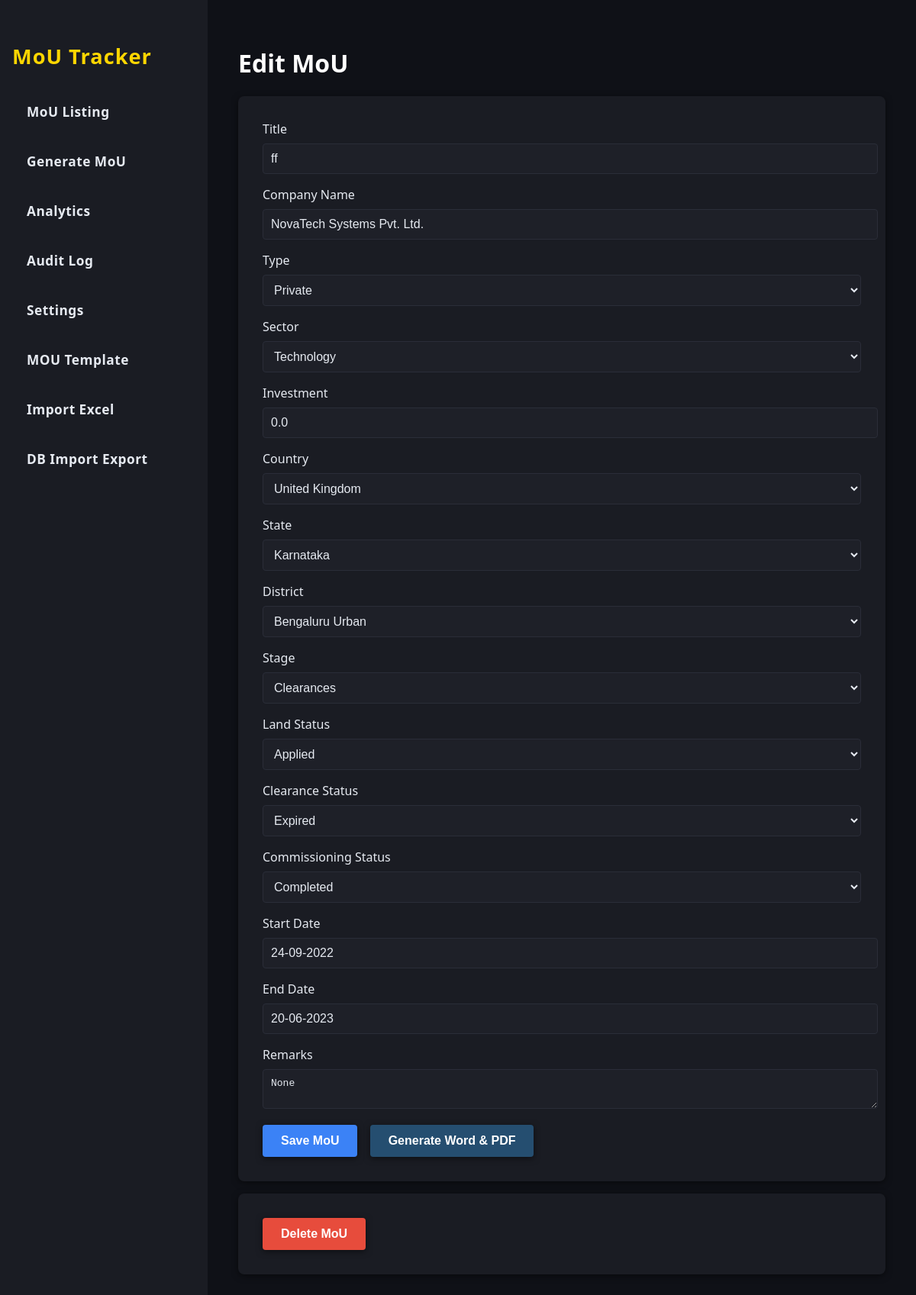
The page /mou/6/edit on the database its author committed.
### Moutracker.py (models this page shows)
class MoU(db.Model):
    id = db.Column(db.Integer, primary_key=True)
    title = db.Column(db.String(120), nullable=False)  # New column for Title
    start_date = db.Column(db.Date, nullable=False)
    end_date = db.Column(db.Date, nullable=False)
    company_name = db.Column(db.String(120), nullable=False)
    type_id = db.Column(db.Integer, db.ForeignKey('master_value.id'))
    sector_id = db.Column(db.Integer, db.ForeignKey('master_value.id'))
    investment = db.Column(db.Float, nullable=False)
    country_id = db.Column(db.Integer, db.ForeignKey('master_value.id'))
    state_id = db.Column(db.Integer, db.ForeignKey('master_value.id'))
    district_id = db.Column(db.Integer, db.ForeignKey('master_value.id'))
    stage_id = db.Column(db.Integer, db.ForeignKey('master_value.id'))
    land_status_id = db.Column(db.Integer, db.ForeignKey('master_value.id'))
    clearance_status_id = db.Column(db.Integer, db.ForeignKey('master_value.id'))
    commissioning_status_id = db.Column(db.Integer, db.ForeignKey('master_value.id'))
    remarks = db.Column(db.Text)
    type = db.relationship('MasterValue', foreign_keys=[type_id])
    sector = db.relationship('MasterValue', foreign_keys=[sector_id])
    country = db.relationship('MasterValue', foreign_keys=[country_id])
    state = db.relationship('MasterValue', foreign_keys=[state_id])
    district = db.relationship('MasterValue', foreign_keys=[district_id])
    stage = db.relationship('MasterValue', foreign_keys=[stage_id])
    land_status = db.relationship('MasterValue', foreign_keys=[land_status_id])
    clearance_status = db.relationship('MasterValue', foreign_keys=[clearance_status_id])
    commissioning_status = db.relationship('MasterValue', foreign_keys=[commissioning_status_id])

class MasterValue(db.Model):
    id = db.Column(db.Integer, primary_key=True)
    name = db.Column(db.String(50), nullable=False)
    category = db.Column(db.String(50), nullable=False)  # e.g., 'type', 'sector', etc.
    __table_args__ = (db.UniqueConstraint('name', 'category', name='_name_category_uc'),)

### Moutracker.py (the view, shortened to what this page needs)
@app.route('/mou/<int:mou_id>/edit', methods=['GET', 'POST'])
def edit_mou(mou_id):
    mou = MoU.query.get_or_404(mou_id)
    types = MasterValue.query.filter_by(category='type').order_by(MasterValue.name).all()
    sectors = MasterValue.query.filter_by(category='sector').order_by(MasterValue.name).all()
    countries = MasterValue.query.filter_by(category='country').order_by(MasterValue.name).all()
    states = MasterValue.query.filter_by(category='state').order_by(MasterValue.name).all()
    districts = MasterValue.query.filter_by(category='district').order_by(MasterValue.name).all()
    stages = MasterValue.query.filter_by(category='stage').order_by(MasterValue.name).all()
    land_statuses = MasterValue.query.filter_by(category='land_status').order_by(MasterValue.name).all()
    clearance_statuses = MasterValue.query.filter_by(category='clearance_status').order_by(MasterValue.name).all()
    commissioning_statuses = MasterValue.query.filter_by(category='commissioning_status').order_by(MasterValue.name).all()
    return render_template('form.html', mou=mou, types=types, sectors=sectors, countries=countries, states=states, districts=districts, stages=stages, land_statuses=land_statuses, clearance_statuses=clearance_statuses, commissioning_statuses=commissioning_statuses)

### templates/form.html (shortened to what this page needs)
{% extends 'base.html' %}
{% block content %}
<h1>{{ 'Edit MoU' if mou is defined and mou else 'Generate MoU' }}</h1>
<form method="post">
    <label for="Title">Title</label>
    <input type="text" name="Title" required value="{{ mou.title if mou is defined and mou else '' }}">
    <label for="company_name">Company Name</label>
    <input type="text" name="company_name" required value="{{ mou.company_name if mou is defined and mou else '' }}">
    <label for="type_id">Type</label>
    <select name="type_id" required>
        {% for type in types %}
        <option value="{{ type.id }}" {% if mou is defined and mou and mou.type_id == type.id %}selected{% endif %}>{{ type.name }}</option>
        {% endfor %}
    </select>
    <label for="sector_id">Sector</label>
    <select name="sector_id" required>
        {% for sector in sectors %}
        <option value="{{ sector.id }}" {% if mou is defined and mou and mou.sector_id == sector.id %}selected{% endif %}>{{ sector.name }}</option>
        {% endfor %}
    </select>
    <label for="investment">Investment</label>
    <input type="number" name="investment" required value="{{ mou.investment if mou is defined and mou else '' }}">
    <label for="country_id">Country</label>
    <select name="country_id" required>
        {% for country in countries %}
        <option value="{{ country.id }}" {% if mou is defined and mou and mou.country_id == country.id %}selected{% endif %}>{{ country.name }}</option>
        {% endfor %}
    </select>
    <label for="state_id">State</label>
    <select name="state_id" required>
        {% for state in states %}
        <option value="{{ state.id }}" {% if mou is defined and mou and mou.state_id == state.id %}selected{% endif %}>{{ state.name }}</option>
        {% endfor %}
    </select>
    <label for="district_id">District</label>
    <select name="district_id" required>
        {% for district in districts %}
        <option value="{{ district.id }}" {% if mou is defined and mou and mou.district_id == district.id %}selected{% endif %}>{{ district.name }}</option>
        {% endfor %}
    </select>
    <label for="stage_id">Stage</label>
    <select name="stage_id" required>
        {% for stage in stages %}
        <option value="{{ stage.id }}" {% if mou is defined and mou and mou.stage_id == stage.id %}selected{% endif %}>{{ stage.name }}</option>
        {% endfor %}
    </select>
    <label for="land_status_id">Land Status</label>
    <select name="land_status_id" required>
        {% for land_status in land_statuses %}
        <option value="{{ land_status.id }}" {% if mou is defined and mou and mou.land_status_id == land_status.id %}selected{% endif %}>{{ land_status.name }}</option>
        {% endfor %}
    </select>
    <label for="clearance_status_id">Clearance Status</label>
    <select name="clearance_status_id" required>
        {% for clearance_status in clearance_statuses %}
        <option value="{{ clearance_status.id }}" {% if mou is defined and mou and mou.clearance_status_id == clearance_status.id %}selected{% endif %}>{{ clearance_status.name }}</option>
        {% endfor %}
    </select>
    <label for="commissioning_status_id">Commissioning Status</label>
    <select name="commissioning_status_id" required>
        {% for commissioning_status in commissioning_statuses %}
        <option value="{{ commissioning_status.id }}" {% if mou is defined and mou and mou.commissioning_status_id == commissioning_status.id %}selected{% endif %}>{{ commissioning_status.name }}</option>
        {% endfor %}
    </select>
    <label for="start_date">Start Date</label>
    <input type="text" name="start_date" required value="{{ mou.start_date.strftime('%d-%m-%Y') if mou is defined and mou and mou.start_date else '' }}" placeholder="DD-MM-YYYY">
    <label for="end_date">End Date</label>
    <input type="text" name="end_date" required value="{{ mou.end_date.strftime('%d-%m-%Y') if mou is defined and mou and mou.end_date else '' }}" placeholder="DD-MM-YYYY">
    <label for="remarks">Remarks</label>
    <textarea name="remarks">{{ mou.remarks if mou is defined and mou else '' }}</textarea>
    <button type="submit">Save MoU</button>
    {% if mou %}
    <button type="submit" name="generate_docs" value="1" style="margin-left:12px; background:#254E70; color:#fff;">Generate Word & PDF</button>
    {% endif %}
</form>
{% if mou %}
<form method="post" action="{{ url_for('delete_mou', mou_id=mou.id) }}" onsubmit="return confirm('Are you sure you want to delete this MoU?');" style="margin-top:16px;">
    <button type="submit" class="button" style="background:#E74C3C; color:#fff;">Delete MoU</button>
</form>
{% endif %}
{% endblock %}

### static/style.css (style rules this page uses)
body { background: #121212; color: #ECECEC; font-family: 'Segoe UI', Arial, sans-serif; margin: 0; }
form { background: #1a1c23; padding: 32px; border-radius: 8px; box-shadow: 0 2px 8px rgba(0,0,0,0.5); }
label { color: #e6eaf1; font-weight: 500; margin-bottom: 8px; display: block; }
input, select, textarea { background: #1e2028; color: #e6eaf1; border: 1px solid #2a2d38; border-radius: 4px; padding: 10px; margin-bottom: 16px; width: 100%; font-size: 1em; }
button { background: #3b82f6; color: #ffffff; border: none; border-radius: 4px; padding: 12px 24px; font-size: 1em; font-weight: 600; cursor: pointer; box-shadow: 0 2px 8px rgba(0,0,0,0.5); transition: background 0.2s; }
h1, h2, h3, h4, h5, h6 { color: #ffffff; }

### rows shown on the page
MoU: Title "ff", company_name "NovaTech Systems Pvt. Ltd.", type_id "Private", sector_id "Technology", investment "0.0", country_id "United Kingdom", state_id "Karnataka", district_id "Bengaluru Urban", stage_id "Clearances", land_status_id "Applied", clearance_status_id "Expired", commissioning_status_id "Completed", start_date "24-09-2022", end_date "20-06-2023", remarks "None"

### other values the page prints
{{ 'Edit MoU' if mou is defined and mou else 'Generate MoU' }} "Edit MoU"
